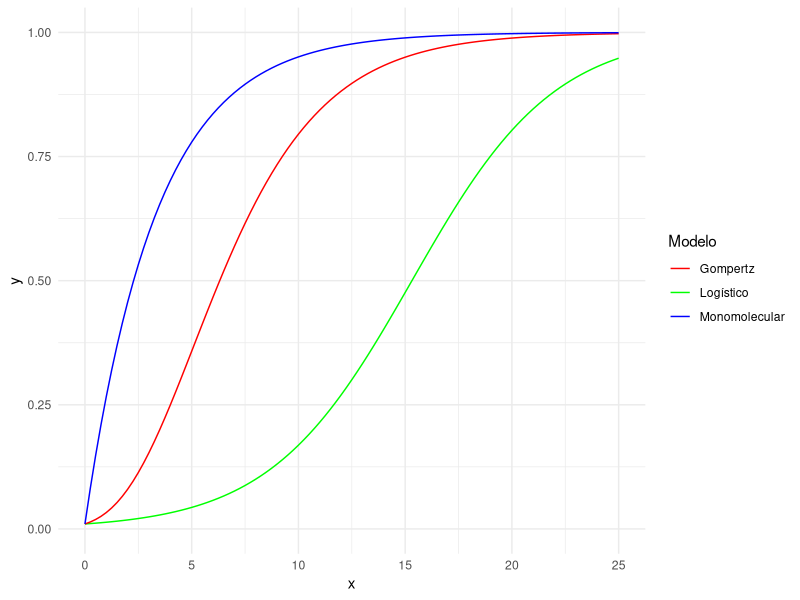
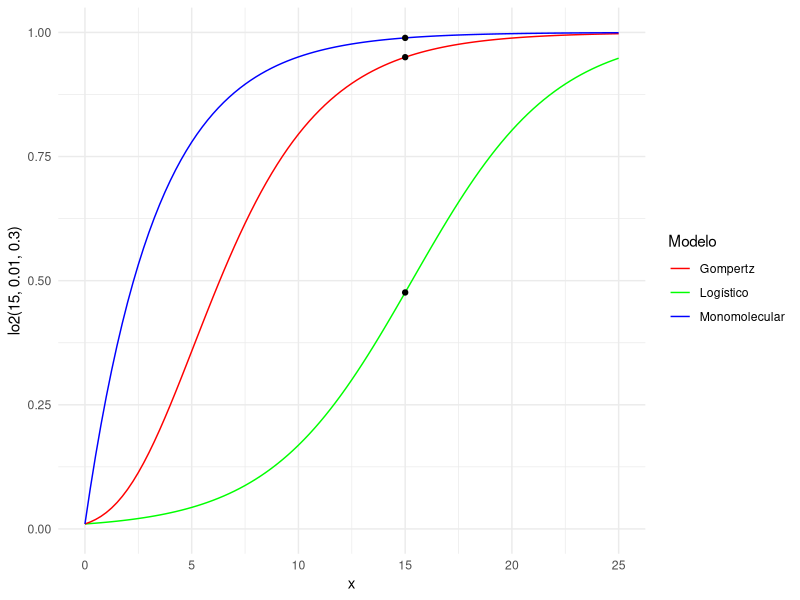
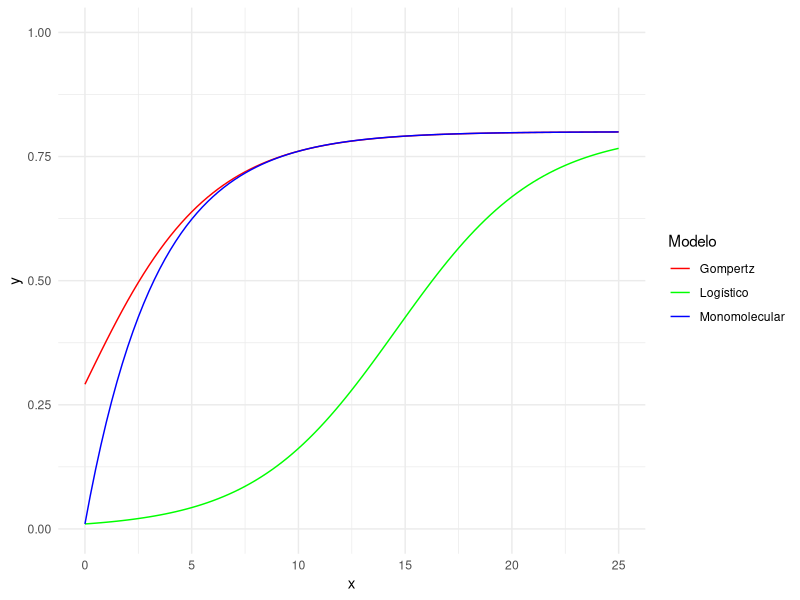
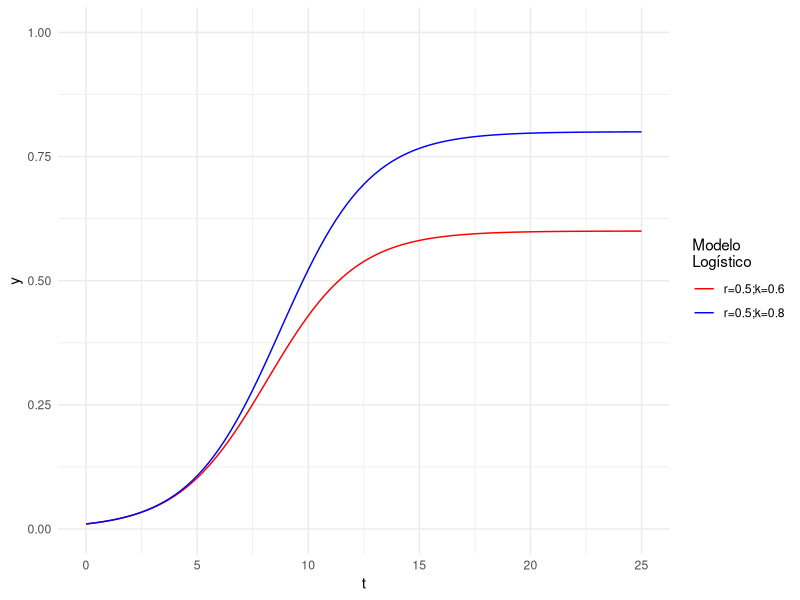
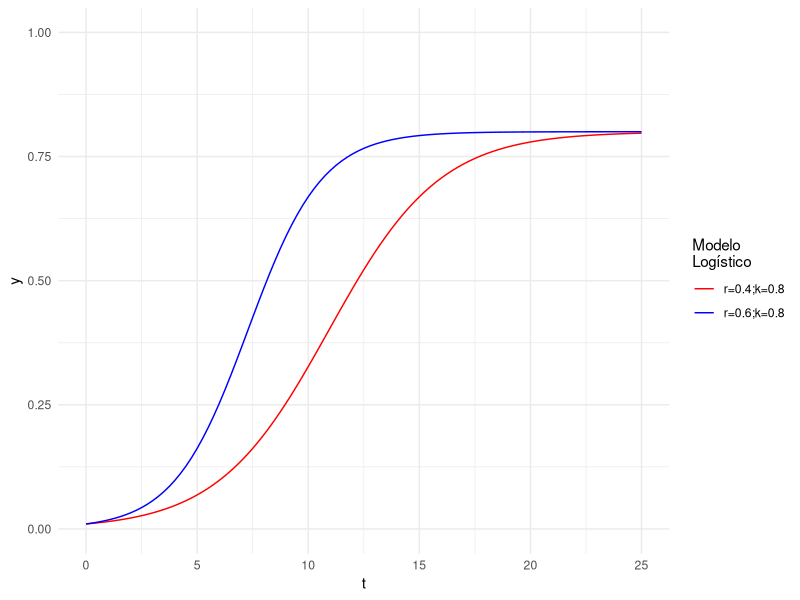

R code for these plots, in order:
## ---- chunk 1
library(ggplot2)
theme_set(theme_minimal())
## ---- chunk 2
lo2 <- function(x, y0, r) { 1 / (1 + ((1 - y0) / y0) * exp(-r * x)) }
go2 <- function(x, y0, r) { exp(log(y0) * exp(-r * x))}
mo2 <- function(x, y0, r) {1 - ((1 - y0) * exp(-r * x))}

## ---- chunk 3
param1 = list(y0=0.01, r=0.3)
## ---- chunk 4
ggplot(data = data.frame(x = 0), aes(x = x))+
  stat_function(fun=lo2, args=param1, aes(colour="Logístico")) +
  stat_function(fun=go2, args=param1, aes(colour="Gompertz")) +
  stat_function(fun=mo2, args=param1, aes(colour="Monomolecular")) +
  xlim(0,25) + ylim(0,1) +
  scale_colour_manual("Modelo", values = c("red", "green", "blue"))

## ---- chunk 5
lo2(15, 0.01, 0.3)
go2(15, 0.01, 0.3)
mo2(15, 0.01, 0.3)

## ---- chunk 6
ggplot(data = data.frame(x = 0), aes(x = x))+
  stat_function(fun=lo2, args=param1, aes(colour="Logístico")) +
  stat_function(fun=go2, args=param1, aes(colour="Gompertz")) +
  stat_function(fun=mo2, args=param1, aes(colour="Monomolecular")) +
  scale_colour_manual("Modelo", values = c("red", "green", "blue")) + 
  xlim(0,25) + ylim(0,1) +
  geom_point(aes(x=15, y=lo2(15, 0.01, 0.3)))+
  geom_point(aes(x=15, y=go2(15, 0.01, 0.3)))+
  geom_point(aes(x=15, y=mo2(15, 0.01, 0.3)))
## ---- chunk 7
lo3 <- function(x, K, y0, r) {K/(1+((K-y0)/y0)*exp(-r*x))}
go3 <- function(x, K, y0, r) {K*(exp(-exp(y0-r*x)))}
mo3 <- function(x, K, y0, r) {K-(K-y0)*exp(-r*x)}
## ---- chunk 8
param2 = list(K=0.8, y0=0.01, r=0.3)
## ---- chunk 9
ggplot(data = data.frame(x = 0), aes(x = x))+
  stat_function(fun=lo3, args=param2, aes(colour="Logístico")) +
  stat_function(fun=go3, args=param2, aes(colour="Gompertz")) +
  stat_function(fun=mo3, args=param2, aes(colour="Monomolecular")) +
  xlim(0,25) + ylim(0,1) +
  scale_colour_manual("Modelo", values = c("red", "green", "blue"))

## ---- chunk 10
lo3(15, 0.8, 0.01, 0.3)
go3(15, 0.8, 0.01, 0.3)
mo3(15, 0.8, 0.01, 0.3)
## ---- chunk 11
param3 = list(K=0.6, y0=0.01, r=0.5)
param4 = list(K=0.8, y0=0.01, r=0.5)
## ---- chunk 12
ggplot(data = data.frame(t = 0), aes(x = t))+
  stat_function(fun = lo3, args=param3, aes(colour = "r=0.5;k=0.6")) +
  stat_function(fun = lo3, args=param4, aes(colour = "r=0.5;k=0.8")) +
  xlim(0,25) + ylim(0,1) +
  scale_colour_manual("Modelo \nLogístico", values = c("red", "blue"))
## ---- chunk 13
param5 = list(K=0.8, y0=0.01, r=0.4)
param6 = list(K=0.8, y0=0.01, r=0.6)
## ---- chunk 14
ggplot(data = data.frame(t = 0), aes(x = t))+
  stat_function(fun = lo3, args=param5, aes(colour = "r=0.4;k=0.8")) +
  stat_function(fun = lo3, args=param6, aes(colour = "r=0.6;k=0.8")) +
  xlim(0,25) + ylim(0,1) +
  scale_colour_manual("Modelo \nLogístico", values = c("red","blue"))
